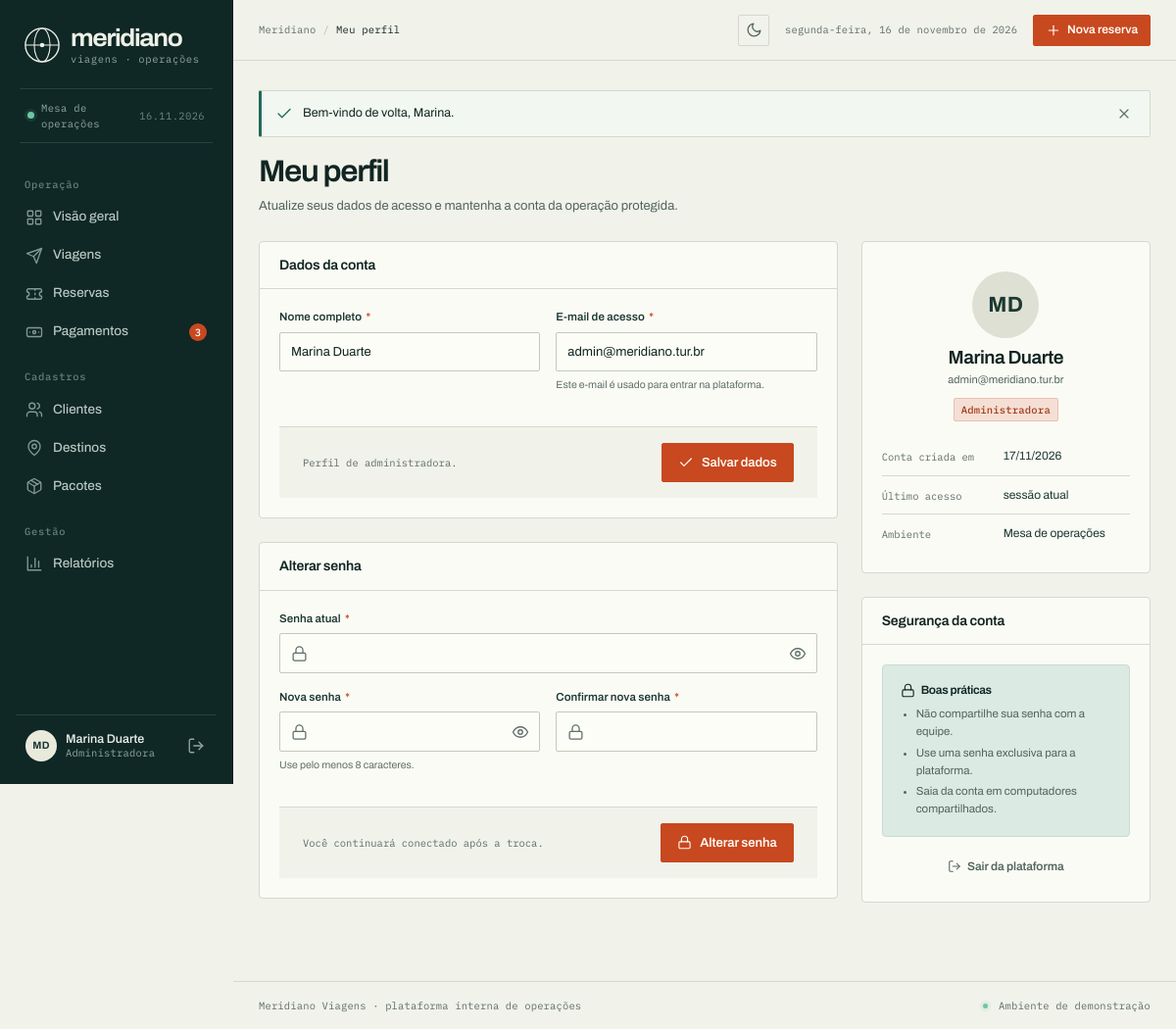
Screenshot of /index.php?r=perfil (signed in) with the database file from the repository.
### tables this page shows
CREATE TABLE usuarios (
  id            INT UNSIGNED AUTO_INCREMENT PRIMARY KEY,
  nome          VARCHAR(120) NOT NULL,
  email         VARCHAR(160) NOT NULL UNIQUE,
  senha_hash    VARCHAR(255) NOT NULL,
  perfil        ENUM('admin', 'operador') NOT NULL DEFAULT 'operador',
  ativo         TINYINT(1) NOT NULL DEFAULT 1,
  criado_em     TIMESTAMP NOT NULL DEFAULT CURRENT_TIMESTAMP
);

### views/perfil/index.php (the view, shortened to what the rows shown need)
<?php
$erroConta = static fn (string $campo): ?string => $errosConta[$campo] ?? null;
?>
<div class="page-head page-head--compact">
    <div class="page-head__copy">
        <h1>Meu perfil</h1>
    </div>
</div>
<div class="detail-grid">
    <div class="detail-stack">
        <section class="panel">
            <header class="panel__head">
                <h2 class="panel__title">Dados da conta</h2>
            </header>
            <div class="panel__body">
                <form class="form" method="post" action="<?= url('perfil') ?>" data-loading>
                    <div class="form-grid form-grid--2">
                        <div class="field <?= $erroConta('nome') ? 'field--error' : '' ?>">
                            <label for="nome">Nome completo <span class="required">*</span></label>
                            <input type="text" id="nome" name="nome" value="<?= e($dadosConta['nome']) ?>"
                                   minlength="3" maxlength="120" autocomplete="name" required
                                   <?= $erroConta('nome') ? 'aria-invalid="true" aria-describedby="erro-nome"' : '' ?>>
                        </div>
                        <div class="field <?= $erroConta('email') ? 'field--error' : '' ?>">
                            <label for="email">E-mail de acesso <span class="required">*</span></label>
                            <input type="email" id="email" name="email" value="<?= e($dadosConta['email']) ?>"
                                   maxlength="160" autocomplete="email" spellcheck="false" required
                                   <?= $erroConta('email') ? 'aria-invalid="true" aria-describedby="erro-email"' : '' ?>>
                            <?php if ($erroConta('email')): ?>
                                <p class="field__error" id="erro-email"><?= icon('alert', 'icon', 11) ?> <?= e($erroConta('email')) ?></p>
                            <?php else: ?>
                                <p class="field__help">Este e-mail é usado para entrar na plataforma.</p>
                            <?php endif; ?>
                        </div>
                    </div>
                </form>
            </div>
        </section>
        <section class="panel">
            <header class="panel__head">
                <h2 class="panel__title">Alterar senha</h2>
            </header>
        </section>
    </div>
    <aside class="detail-stack" aria-label="Resumo da conta">
        <section class="panel">
            <div class="panel__body">
                <div style="display: flex; flex-direction: column; align-items: center; text-align: center; gap: 10px; padding: 10px 0 16px;">
                    <span class="avatar avatar--lg" style="width: 68px; height: 68px; font-size: 22px;"><?= e(iniciais($usuario['nome'])) ?></span>
                    <div>
                        <h2 style="font-size: 19px; letter-spacing: -0.025em;"><?= e($usuario['nome']) ?></h2>
                        <p class="muted" style="font-size: 11px; margin-top: 3px;"><?= e($usuario['email']) ?></p>
                    </div>
                    <span class="badge badge--<?= ($usuario['perfil'] ?? '') === 'admin' ? 'accent' : 'neutral' ?>">
                        <?= ($usuario['perfil'] ?? '') === 'admin' ? 'Administradora' : 'Operador' ?>
                    </span>
                </div>
                <dl class="info-list">
                    <div class="info-row">
                        <dt>Conta criada em</dt>
                        <dd><?= e(data_br(substr((string) ($usuario['criado_em'] ?? ''), 0, 10))) ?></dd>
                    </div>
                </dl>
            </div>
        </section>
        <section class="panel">
            <header class="panel__head">
                <h2 class="panel__title">Segurança da conta</h2>
            </header>
        </section>
    </aside>
</div>

### views/layout.php (shortened to what the rows shown need)
<?php
$usuario = auth_user();
?>
<!doctype html>
<html lang="pt-BR">
<head>
    <link rel="stylesheet" href="<?= asset('assets/css/app.css') ?>?v=<?= filemtime(BASE_PATH . '/assets/css/app.css') ?>">
</head>
<body class="<?= e($bodyClass ?? '') ?>">
<div class="app-shell">
    <aside class="sidebar" id="sidebar" aria-label="Navegação principal">
        <div class="sidebar__footer">
            <div class="sidebar-user">
                <a class="sidebar-user__link" href="<?= url('perfil') ?>">
                    <span class="avatar"><?= e(iniciais($usuario['nome'] ?? '')) ?></span>
                    <span class="sidebar-user__info">
                        <strong><?= e($usuario['nome'] ?? '') ?></strong>
                        <small><?= ($usuario['perfil'] ?? '') === 'admin' ? 'Administradora' : 'Operador' ?></small>
                    </span>
                </a>
            </div>
        </div>
    </aside>
    <div class="app-frame">
        <main class="main" id="conteudo">
            <?= $conteudo ?>
        </main>
    </div>
</div>
</body>
</html>

### rows the page displays
usuarios: nome "MD", nome "Marina Duarte", email "admin@meridiano.tur.br", criado_em "17/11/2026"

### other values shown
$item['label'] "Visão geral"
$item['label'] "Viagens"
$item['label'] "Reservas"
$item['label'] "Pagamentos"
$item['badge'] "3"
$item['label'] "Clientes"
$item['label'] "Destinos"
$item['label'] "Pacotes"
$item['label'] "Relatórios"
$secaoAtual "Meu perfil"
data_extenso() "segunda-feira, 16 de novembro de 2026"
$mensagem['mensagem'] "Bem-vindo de volta, Marina."
